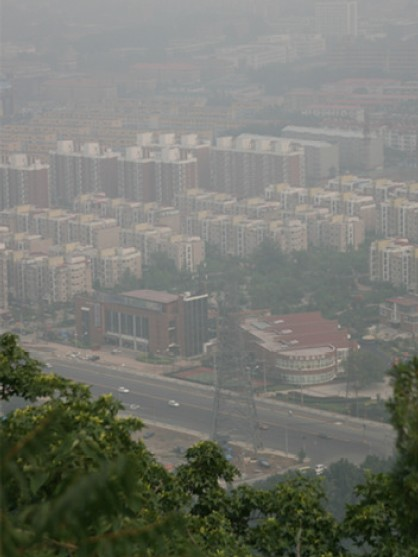
#> input picture C++/Test_Opencv/H26.jpg, 418 x 557 px, found by its file name
$ python histogram_equalization.py
#> lines starting #> are read from the running program, lines starting #| are printed output that depends on the picture
import cv2
import matplotlib.pyplot as plt

# [9 lines of commented-out code are left out]

if __name__ == '__main__':
    img = cv2.imread('./db/IEI2019/H26.jpg')
#> img is the input picture: shape (557, 418, 3); mean B, G, R 112.6, 120.5, 118.5

    blue = img[:, :, 0]
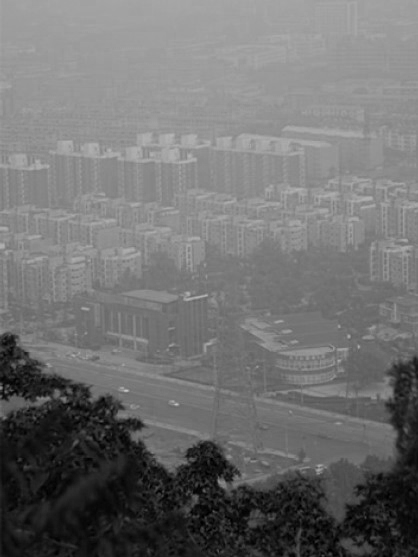
#> blue: shape (557, 418); min 0, max 198, mean 112.6
    green = img[:, :, 1]
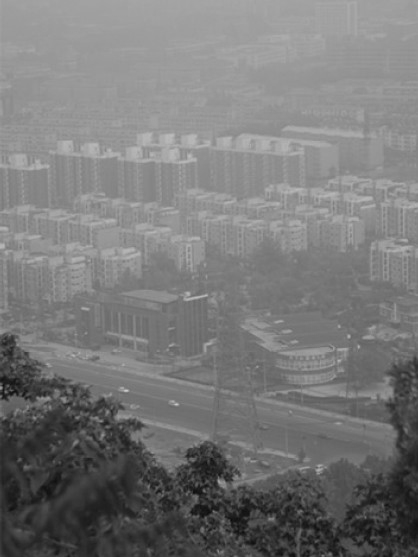
#> green: shape (557, 418); min 12, max 203, mean 120.5
    red = img[:, :, 2]
    blue_equ = cv2.equalizeHist(blue)
    green_equ = cv2.equalizeHist(green)
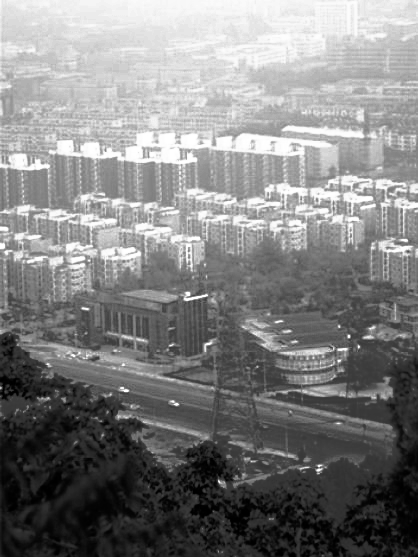
#> green_equ: shape (557, 418); min 0, max 255, mean 129
    red_equ = cv2.equalizeHist(red)
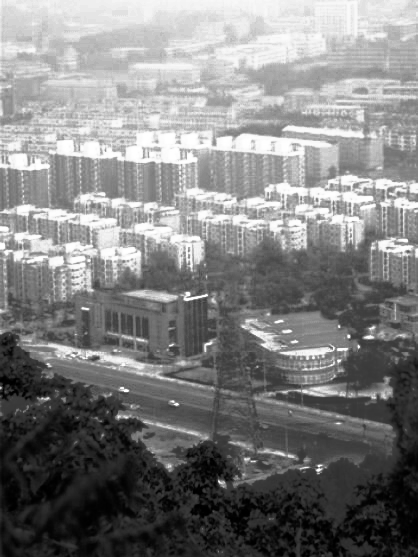
#> red_equ: shape (557, 418); min 0, max 255, mean 128.9
    equ = cv2.merge([blue_equ, green_equ, red_equ])
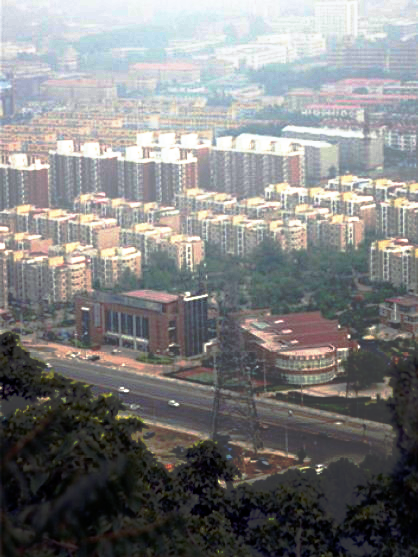
#> equ: shape (557, 418, 3); mean B, G, R 128.8, 129, 128.9

    cv2.imshow("1", img)
    cv2.imshow("2", equ)
    plt.figure("Oringinal")
    plt.hist(img.ravel(), 256)
    plt.figure("Result")
    plt.hist(equ.ravel(), 256)
    plt.show()
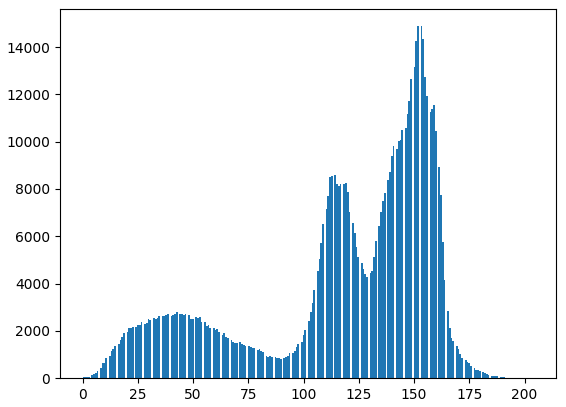
#> figure drawn by matplotlib, 1 panel; tallest bar 14881 high, from x = 153 to 153.8
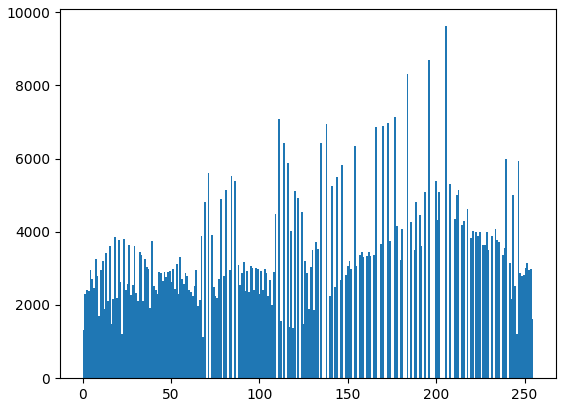
#> figure drawn by matplotlib, 1 panel; tallest bar 9617 high, from x = 205.2 to 206.2
    cv2.imwrite('./result/1024/H26_HE.jpg', equ)
    cv2.waitKey(0)
#> (the run stopped early here; a loop or call above may not have finished)

$ run again, with C++/Test_Opencv/H1.jpg copied over C++/Test_Opencv/H26.jpg
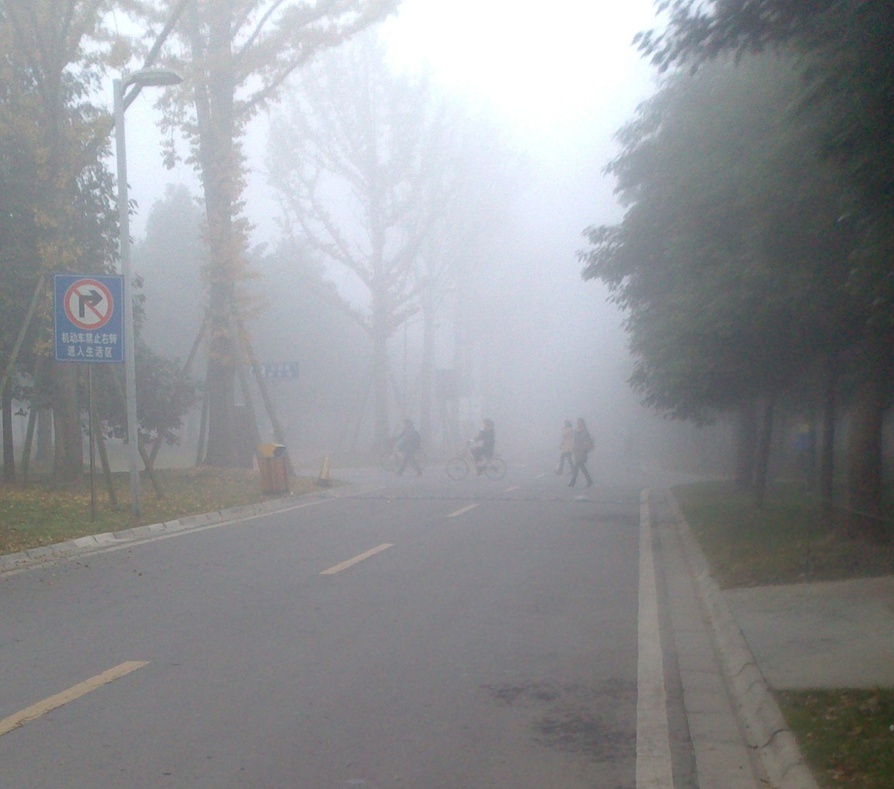
#> input picture C++/Test_Opencv/H1.jpg, 894 x 789 px, shrunk from 1440 x 1271 before the run, found by its file name
#> img is the input picture: shape (789, 894, 3); mean B, G, R 149.6, 146.6, 144.6
#> `equ = cv2.merge([blue_equ, green_equ, red_equ])`:
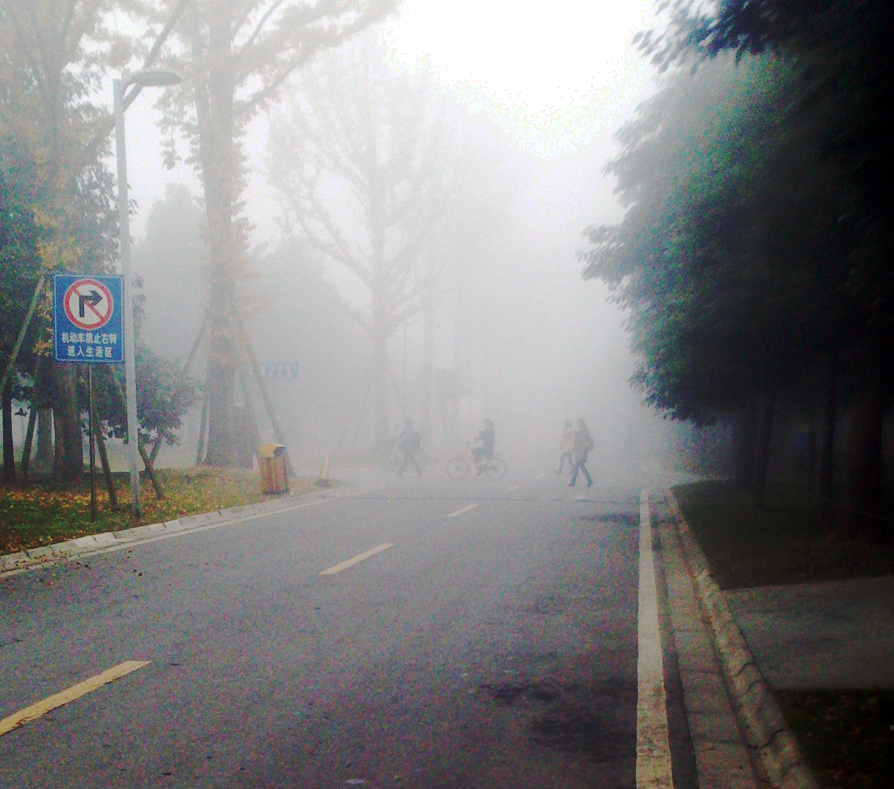
#> equ: shape (789, 894, 3); mean B, G, R 128.6, 128.6, 128.5
#> `plt.show()`:
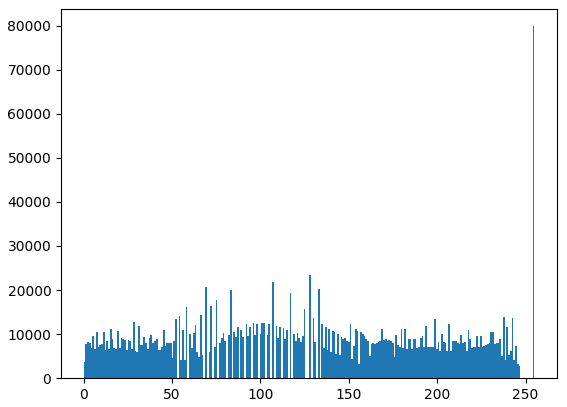
#> figure drawn by matplotlib, 1 panel; tallest bar 79845 high, from x = 254 to 255

$ run again, with C++/Test_Opencv/H11.jpg copied over C++/Test_Opencv/H26.jpg
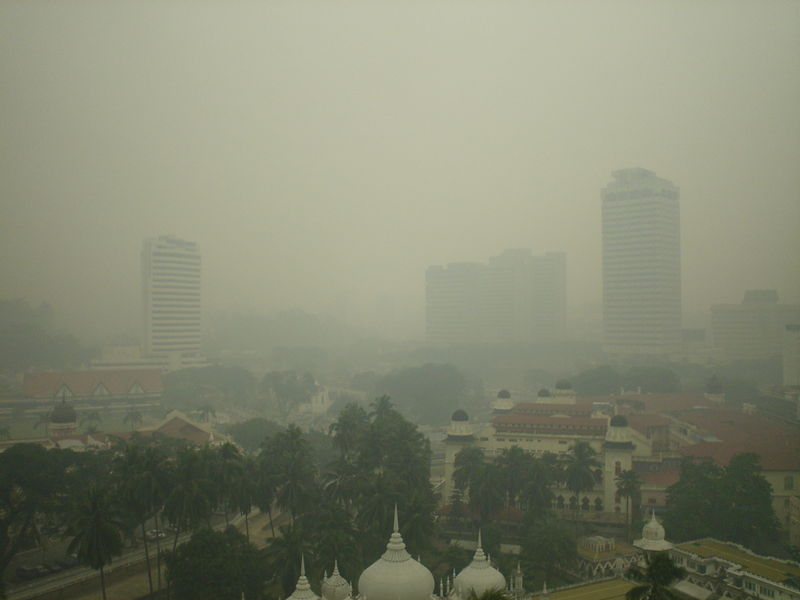
#> input picture C++/Test_Opencv/H11.jpg, 800 x 600 px, found by its file name
#> img is the input picture: shape (600, 800, 3); mean B, G, R 113.7, 134.1, 131
#> `blue_equ = cv2.equalizeHist(blue)`:
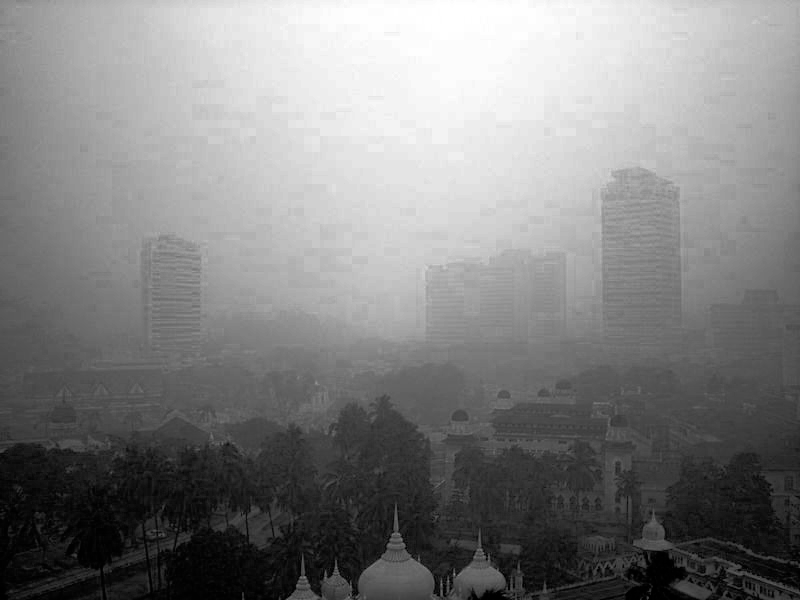
#> blue_equ: shape (600, 800); min 0, max 255, mean 128.5
#> `plt.show()`:
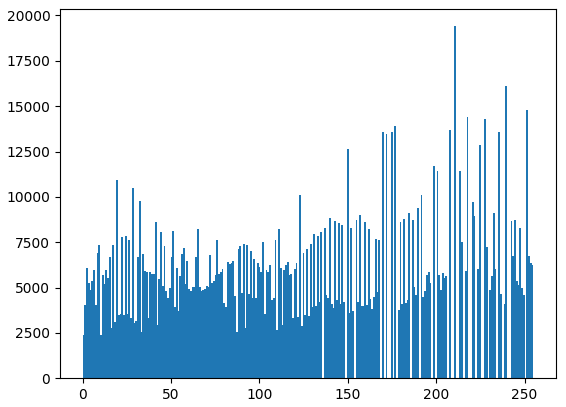
#> figure drawn by matplotlib, 1 panel; tallest bar 19409 high, from x = 210.2 to 211.2

$ run again, with C++/Test_Opencv/H16.jpg copied over C++/Test_Opencv/H26.jpg
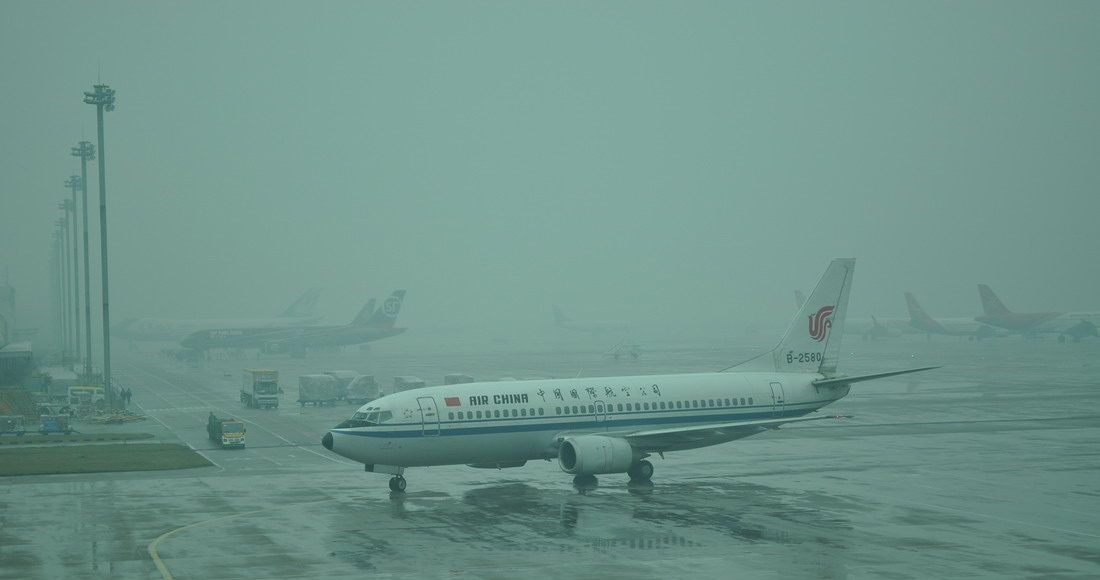
#> input picture C++/Test_Opencv/H16.jpg, 1100 x 580 px, found by its file name
#> img is the input picture: shape (580, 1100, 3); mean B, G, R 139, 147.8, 110.6
#> `plt.show()`:
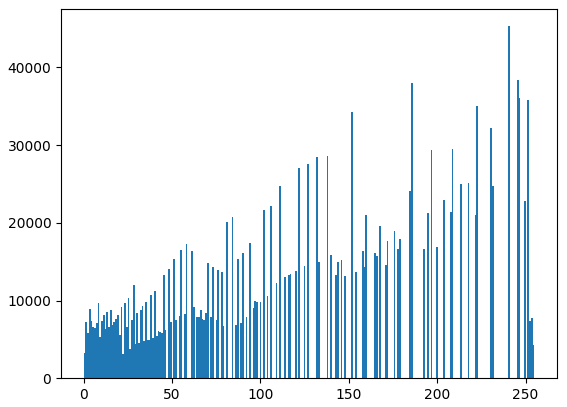
#> figure drawn by matplotlib, 1 panel; tallest bar 45306 high, from x = 240.1 to 241.1
